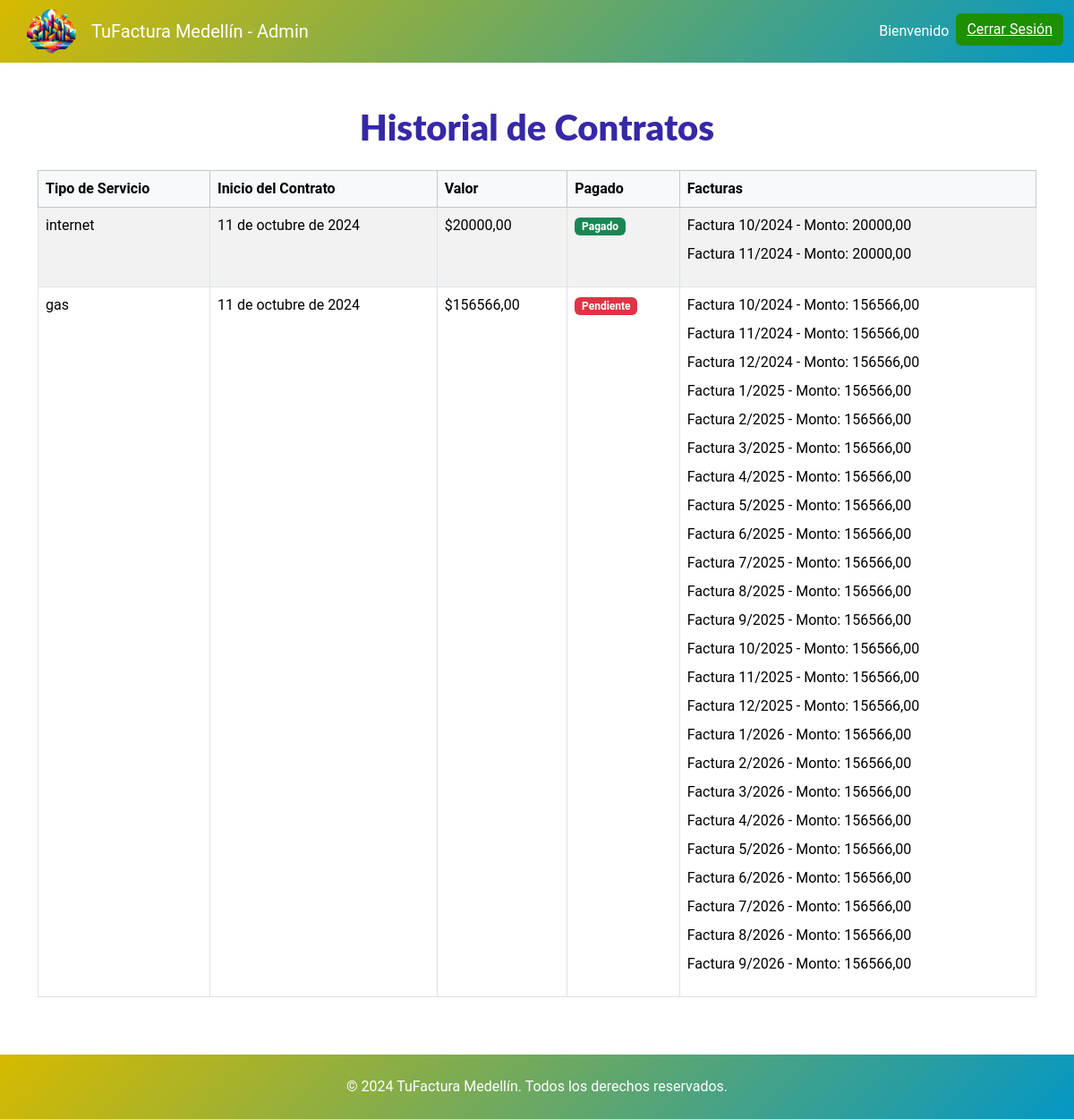
The page /vista_contra/11/ (signed in) on the database its author committed.
### facturacion/models.py (models this page shows, shortened)
class Contrato(models.Model):
    usuario = models.ForeignKey(Usuario, on_delete=models.CASCADE, null=True, blank=True)
    SERVICIO_CHOICES = [
        ('agua', 'Agua'),
        ('luz', 'Luz'),
        ('gas', 'Gas'),
        ('telefonia', 'Telefonía'),
        ('internet', 'Internet'),
    ]
    servicio = models.CharField(max_length=50, choices=SERVICIO_CHOICES)
    fecha = models.DateField()
    nombres = models.CharField(max_length=100)
    apellidos = models.CharField(max_length=100)
    cedula = models.CharField(max_length=20)
    direccion = models.CharField(max_length=200)
    detalles = models.TextField(blank=True, null=True)
    duracion = models.PositiveIntegerField()  # Duración en meses
    precio = models.DecimalField(max_digits=10, decimal_places=2)
    confidencialidad = models.BooleanField(default=False)
    obligaciones = models.TextField(blank=True)
    pagado = models.BooleanField(default=False)
    def __str__(self):
        return f"Contrato de {self.nombres} {self.apellidos} para {self.servicio}"
    @property
    def estado_contrato(self):
        if self.factura_set.filter(pagado=False).exists():
            return "Pendiente"
        else:
            return "Pagado"

class Factura(models.Model):
        contrato = models.ForeignKey(Contrato, on_delete=models.CASCADE)
        mes = models.PositiveIntegerField()  # Mes del contrato (1-12)
        anio = models.PositiveIntegerField()  # Año del contrato
        monto = models.DecimalField(max_digits=10, decimal_places=2)
        pagado = models.BooleanField(default=False)  # Indica si la factura fue pagada

### facturacion/views.py (the view, shortened to what this page needs)
# urls.py: path("vista_contra/<int:user_id>/", views.historico_contratos_admin, name="vista_contra"),
def historico_contratos_admin(request, user_id):
    control = request.session.get("admin", False)
    if not control:
        return redirect('login_admin')
    try:
        usuario = Usuario.objects.get(id= user_id)
        contratos = Contrato.objects.filter(usuario=usuario).order_by('pagado', 'fecha')
        for contrato in contratos:
                    contrato.facturas = Factura.objects.filter(contrato=contrato)
                    print(f"este es el contrato {contrato.id}")
                    print(contrato)
        return render(request, 'adminn/vista_contra_admin.html', {'contratos': contratos, 'usuario_id': usuario.id})
    except Usuario.DoesNotExist:
        return redirect('login_admin')  # Redirige al login si el usuario no existe

### facturacion/templates/adminn/vista_contra_admin.html (shortened to what this page needs)
{% load static %}
<!DOCTYPE html>
<html lang="en">
<head>
    <link href="https://cdn.jsdelivr.net/npm/bootstrap@5.3.3/dist/css/bootstrap.min.css" rel="stylesheet">
    <link rel="stylesheet" href="{% static 'css/estilos-admin.css' %}">
</head>
<body>
    <nav class="navbar navbar-expand-lg bg-body-tertiary">
        <div class="container-fluid">
            <a class="navbar-brand" href="{% url 'index_admin' %}">
                <img src="{% static 'img/logopag.png' %}" alt="Logo" width="90" height="75" class="d-inline-block align-text-top">
                TuFactura Medellín - Admin
            </a>
                <ul class="navbar-nav ms-auto">
                    <li class="nav-item">
                        <a class="nav-link">Bienvenido</a>
                    </li>
                    <li class="nav-item">
                        <a href="{% url 'logout_admin' %}"><button class="btn btn-custom">Cerrar Sesión</button></a>
                    </li>
                </ul>
            </div>
    </nav>
    <div class="container mt-5">
        <h1 class="text-center mb-4" style="font-weight: 900; color: #3728a7;">Historial de Contratos</h1>
        <table class="table table-striped table-hover table-bordered">
            <thead class="table-light">
                <tr>
                    <th scope="col">Tipo de Servicio</th>
                    <th scope="col">Inicio del Contrato</th>
                    <th scope="col">Valor</th>
                    <th scope="col">Pagado</th>
                    <th scope="col">Facturas</th>
                </tr>
            </thead>
            <tbody>
                {% for contrato in contratos %}
                    <tr>
                        <td>{{ contrato.servicio }}</td>
                        <td>{{ contrato.fecha }}</td>
                        <td>${{ contrato.precio }}</td>
                        <td>
                            {% if contrato.estado_contrato == "Pagado" %}
                                <span class="badge bg-success">Pagado</span>
                            {% else %}
                                <span class="badge bg-danger">Pendiente</span>
                            {% endif %}
                        </td>
                        <td>
                            <ul class="list-unstyled">
                                {% for factura in contrato.facturas %}
                                    <li class="mb-2">
                                        <div class="d-flex justify-content-between align-items-center">
                                            <span>Factura {{ factura.mes }}/{{ factura.anio }} - Monto: {{ factura.monto }}</span>
                                        </div>
                                    </li>
                                {% endfor %}
                            </ul>
                        </td>
                    </tr>
                {% endfor %}
            </tbody>
        </table>
    </div>
    <footer class="text-white mt-5 p-4 text-center" style="background: linear-gradient(135deg, #d6ba00 0%, #0497c4 100%);">
        &copy; 2024 TuFactura Medellín. Todos los derechos reservados.
    </footer>
</body>
</html>

### facturacion/static/css/estilos-admin.css (style rules this page uses)
body { font-family: 'Roboto', sans-serif; }
h1, h2, h3 { font-family: 'Lato', sans-serif; }
.navbar { background: linear-gradient(135deg, #d6ba00 0%, #0497c4 100%); height: 70px; }
.navbar .nav-link, .navbar .navbar-brand, .navbar .nav-item a { color: white !important; display: flex; align-items: center; }
.navbar .nav-item .btn { color: white !important; border-color: white !important; }
.btn-custom { background-color: #1d8f00; color: white; border: none; }
html, body { height: 100%; }
body { display: flex; flex-direction: column; min-height: 100vh; }
.container { flex: 1; }
footer { position: relative; bottom: 0; width: 100%; }

### rows shown on the page
Contrato: servicio "internet", fecha "11 de octubre de 2024", precio "20000,00", shows "Pagado"
Factura: mes "10", anio "2024", monto "20000,00"
Factura: mes "11", anio "2024", monto "20000,00"
Contrato: servicio "gas", fecha "11 de octubre de 2024", precio "156566,00", shows "Pendiente"
Factura: mes "10", anio "2024", monto "156566,00"
Factura: mes "11", anio "2024", monto "156566,00"
Factura: mes "12", anio "2024", monto "156566,00"
Factura: mes "1", anio "2025", monto "156566,00"
Factura: mes "2", anio "2025", monto "156566,00"
Factura: mes "3", anio "2025", monto "156566,00"
Factura: mes "4", anio "2025", monto "156566,00"
Factura: mes "5", anio "2025", monto "156566,00"
Factura: mes "6", anio "2025", monto "156566,00"
Factura: mes "7", anio "2025", monto "156566,00"
Factura: mes "8", anio "2025", monto "156566,00"
Factura: mes "9", anio "2025", monto "156566,00"
Factura: mes "10", anio "2025", monto "156566,00"
Factura: mes "11", anio "2025", monto "156566,00"
Factura: mes "12", anio "2025", monto "156566,00"
Factura: mes "1", anio "2026", monto "156566,00"
Factura: mes "2", anio "2026", monto "156566,00"
Factura: mes "3", anio "2026", monto "156566,00"
Factura: mes "4", anio "2026", monto "156566,00"
Factura: mes "5", anio "2026", monto "156566,00"
Factura: mes "6", anio "2026", monto "156566,00"
Factura: mes "7", anio "2026", monto "156566,00"
Factura: mes "8", anio "2026", monto "156566,00"
Factura: mes "9", anio "2026", monto "156566,00"
